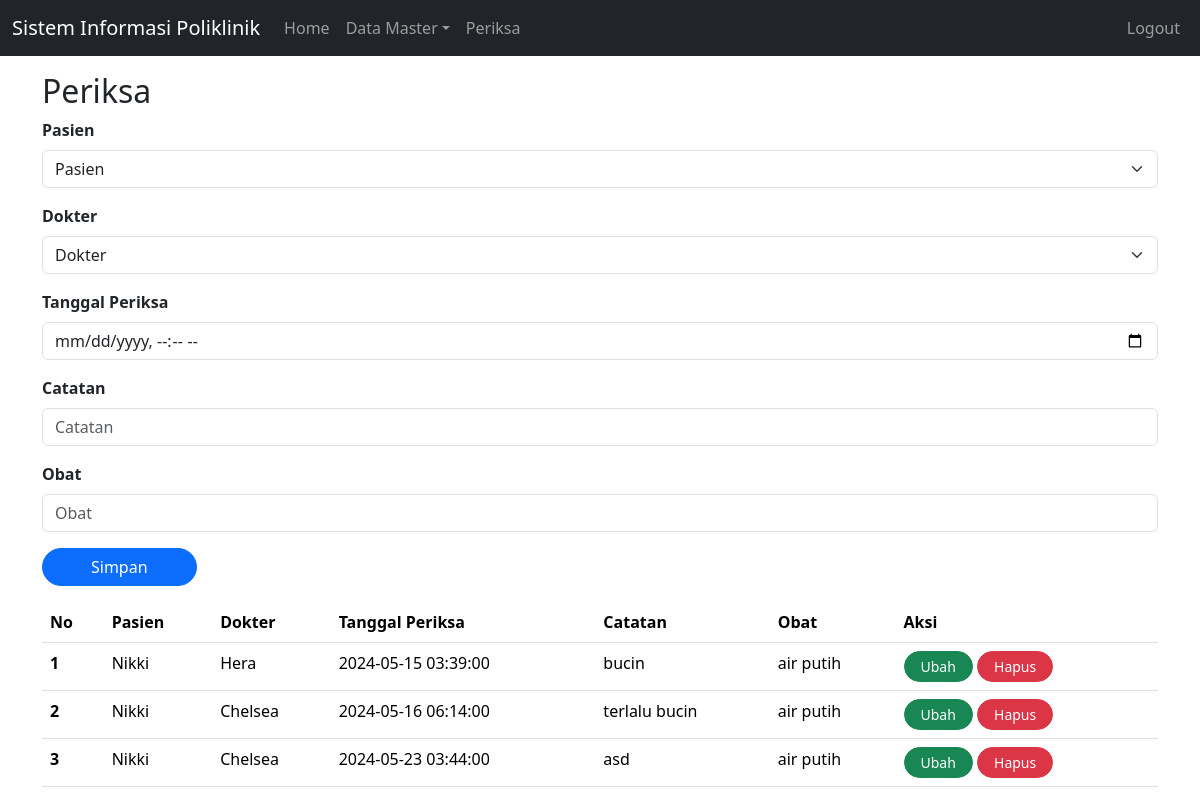
Screenshot of /index.php?page=periksa (signed in) with the database file from the repository.
### tables this page shows
CREATE TABLE `periksa` (
  `id` int(11) NOT NULL,
  `id_dokter` int(11) NOT NULL,
  `id_pasien` int(11) NOT NULL,
  `tgl_periksa` datetime NOT NULL,
  `catatan` text NOT NULL,
  `obat` varchar(255) NOT NULL
);

CREATE TABLE `pasien` (
  `id` int(11) NOT NULL,
  `nama` varchar(255) NOT NULL,
  `alamat` varchar(255) NOT NULL,
  `no_hp` varchar(50) NOT NULL
);

CREATE TABLE `dokter` (
  `id` int(11) NOT NULL,
  `nama` varchar(255) NOT NULL,
  `alamat` varchar(255) NOT NULL,
  `no_hp` varchar(50) NOT NULL
);

### periksa.php (the view, shortened to what this page needs)
<?php
include 'koneksi.php';
if(isset($_SESSION['username'])) {
    ?>
    <form action="" method="POST">
    <div class="mb-3">
        <label for="nama" class="form-label fw-bold">Pasien</label>
        <select class="form-select" name="pasien">
            <option selected>Pasien</option>
        </select>
    </div>
    <div class="mb-3">
        <label for="nama" class="form-label fw-bold">Dokter</label>
        <select class="form-select" name="dokter">
            <option selected>Dokter</option>
        </select>
    </div>
    <div class="mb-3">
        <label for="no_hp" class="form-label fw-bold">Tanggal Periksa</label>
        <input type="datetime-local" class="form-control" id="tgl" name="tgl" placeholder="Tanggal">
    </div>
    <div class="mb-3">
        <label for="no_hp" class="form-label fw-bold">Catatan</label>
        <input type="text" class="form-control" id="no_hp" name="catatan" placeholder="Catatan">
    </div>
    <div class="mb-3">
        <label for="no_hp" class="form-label fw-bold">Obat</label>
        <input type="text" class="form-control" id="no_hp" name="obat" placeholder="Obat">
    </div>
    <button class="btn btn-primary px-5 rounded-pill" type="submit" name="submit">Simpan</button>
    </form>
    <?php
    $showSql = "SELECT periksa.*, pasien.nama AS nama_pasien, dokter.nama AS nama_dokter FROM periksa
                LEFT JOIN pasien ON periksa.id_pasien = pasien.id
                LEFT JOIN dokter ON periksa.id_dokter = dokter.id";
    $showHasil = $conn->query($showSql);
    if ($showHasil->num_rows > 0) {
        $no = 1;
    ?>
        <table class="table mt-3">
            <thead>
                <tr>
                    <th scope="col">No</th>
                    <th scope="col">Pasien</th>
                    <th scope="col">Dokter</th>
                    <th scope="col">Tanggal Periksa</th>
                    <th scope="col">Catatan</th>
                    <th scope="col">Obat</th>
                    <th scope="col">Aksi</th>
                </tr>
            </thead>
            <tbody>
                <?php
                while ($row = $showHasil->fetch_assoc()) {
                ?>
                    <tr>
                        <th scope="row"><?php echo $no ?></th>
                        <td><?php echo $row['nama_pasien'] ?></td>
                        <td><?php echo $row['nama_dokter'] ?></td>
                        <td><?php echo $row['tgl_periksa'] ?></td>
                        <td><?php echo $row['catatan'] ?></td>
                        <td><?php echo $row['obat'] ?></td>
                        <td>
                            <a href="index.php?page=periksaEdit&id=<?php echo $row["id"] ?>" class="btn btn-success btn-sm rounded-pill px-3">Ubah</a>
                            <form action="" method="POST" style="display: inline-block">
                                <button type="submit" class="btn btn-danger btn-sm rounded-pill px-3" name="hapus">Hapus</button>
                            </form>
                        </td>
                    </tr>
                <?php
                    $no++;
                }
                ?>
            </tbody>
        </table>
    <?php
    } else {
        echo "Tidak Ada Data";
    }
} else {
    header("location: index.php?page=loginUser");
}
?>

### index.php (shortened to what this page needs)
<!doctype html>
<html lang="en">
<head>
  <link href="https://cdn.jsdelivr.net/npm/bootstrap@5.3.3/dist/css/bootstrap.min.css" rel="stylesheet">
</head>
<body>
  <nav class="navbar navbar-expand-lg navbar-dark bg-dark mb-3">
    <div class="container-fluid">
      <a class="navbar-brand" href="index.php">Sistem Informasi Poliklinik</a>
      <div class="collapse navbar-collapse" id="navbarSupportedContent">
        <ul class="navbar-nav me-auto">
          <li class="nav-item">
            <a class="nav-link" href="index.php">Home</a>
          </li>
          <li class="nav-item dropdown">
            <a class="nav-link dropdown-toggle" href="#" role="button" data-bs-toggle="dropdown" aria-expanded="false">Data Master</a>
          </li>
          <li class="nav-item">
            <a class="nav-link" href="index.php?page=periksa">Periksa</a>
          </li>
        </ul>
        <ul class="navbar-nav ms-auto">
          <?php
          if (isset($_SESSION['username'])) {
          ?>
            <li class="nav-item">
              <a class="nav-link" href="logout.php">Logout</a>
            </li>
          <?php
          }
          ?>
        </ul>
      </div>
    </div>
  </nav>
  <main role="main" class="container">
    <?php
    if (isset($_GET['page'])) {
    ?>
      <h2><?php echo ucwords($_GET['page']) ?></h2>
    <?php
      include($_GET['page'] . ".php");
    } else {
      echo "Selamat Datang di Sistem Informasi Poliklinik";
    }
    ?>
  </main>
</body>
</html>

### rows the page displays
periksa: id_pasien.nama "Nikki", id_dokter.nama "Hera", tgl_periksa "2024-05-15 03:39:00", catatan "bucin", obat "air putih"
periksa: id_pasien.nama "Nikki", id_dokter.nama "Chelsea", tgl_periksa "2024-05-16 06:14:00", catatan "terlalu bucin", obat "air putih"
periksa: id_pasien.nama "Nikki", id_dokter.nama "Chelsea", tgl_periksa "2024-05-23 03:44:00", catatan "asd", obat "air putih"

### other values shown
$_GET['page'] "Periksa"
